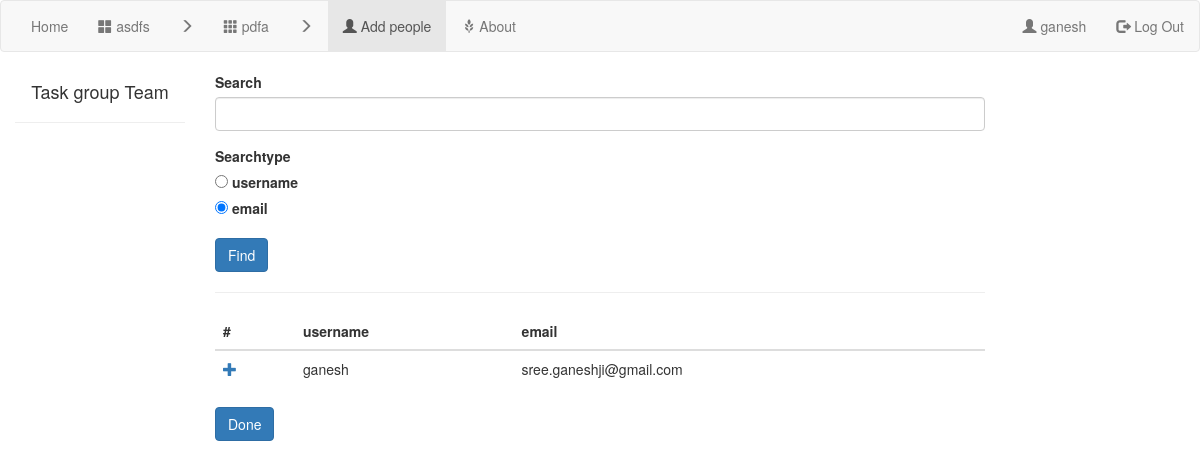
Screenshot of /1/1/chooseTaskGroupMates/ (signed in) with the database file from the repository.
### projectMgr/models.py (models this page shows)
class Project(models.Model):
    name = models.CharField(max_length=100)
    people = models.ManyToManyField(User,related_name="project_set")
    description = models.TextField()
    isArchived = models.BooleanField(default=False)
    comment = models.ManyToManyField(Comment)
    created = models.DateTimeField(auto_now=True)
    createdBy = models.ForeignKey(User,on_delete=models.CASCADE,related_name="projectIcreated",null=True)
    deadLine = models.DateTimeField(null=True)
    pass

class TaskGroup(models.Model):
    name = models.CharField(max_length=100)
    creator = models.ForeignKey(User,on_delete=models.CASCADE,related_name='taskgroupIcreated',null=True)
    description = models.TextField()
    project = models.ForeignKey(Project,on_delete=models.CASCADE,related_name="taskgroup_set",null=True)
    comment = models.ManyToManyField(Comment)
    people = models.ManyToManyField(User)
    created = models.DateTimeField(auto_now=True)
    DeadLine = models.DateTimeField(null=True)

class User(AbstractUser):
    profilePicture = models.CharField(max_length=200,null=True)
    fullName = models.CharField(max_length=100,null=True)
    bio = models.CharField(null=True,max_length=500)
    pass

### projectMgr/views.py (the view)
# urls.py: path('<int:projectid>/<int:taskGroupId>/chooseTaskGroupMates/',views.chooseTaskGroupMates2,name='chooseTaskGroupMates'),
def chooseTaskGroupMates2(request: HttpRequest, projectid, taskGroupId):
    if not request.user.is_authenticated:
        return redirect('projectMgr:homepage')
    thisTaskGroup = models.TaskGroup.objects.get(id=taskGroupId)
    thisTaskProject = thisTaskGroup.project
    result = thisTaskProject.people.all().exclude(
        username__in=[person.username for person in thisTaskGroup.people.all()])[:20]
    if request.method == 'POST':
        form = forms.chooseMates2(request.POST)
        if form.is_valid():
            search = form.cleaned_data['search']
            searchType = form.cleaned_data['searchType']
            if searchType == 'email':
                result = thisTaskProject.people.filter(email__contains=search).exclude(
                    username__in=[person.username for person in thisTaskGroup.people.all()])[:20]
            elif searchType == 'username':
                result = thisTaskProject.people.filter(username__contains=search).exclude(
                    username__in=[person.username for person in thisTaskGroup.people.all()])[:20]
    else:
        form = forms.chooseMates2()
    return render(request, 'projectMgr/selectTaskGroupMates.html',
                  {'form':form,'results':result, 'project': models.Project.objects.get(id=projectid), 'task': thisTaskGroup, "thisUser": request.user})

### projectMgr/forms.py
class chooseMates2(forms.Form):
    search = forms.CharField(max_length=200, required=False)
    searchType = forms.ChoiceField(choices=[['username', 'username'], ['email', 'email']], required=False,
                                   widget=forms.RadioSelect, initial='email')

### projectMgr/templates/projectMgr/selectTaskGroupMates.html (shortened to what this page needs)
{% extends 'projectMgr/base.html' %}
{% block leftnav %}
<li><a href="{% url 'projectMgr:projectDetail' project.id %}" ><span class="glyphicon glyphicon-th-large"></span> {{project.name}}</a></li>
<li><a href="" ><span class="glyphicon glyphicon-menu-right"></span></a></li>
<li><a href="{% url 'projectMgr:taskGroupDetail' project.id task.id %}" ><span class="glyphicon glyphicon-th"></span> {{task.name}}</a></li>
<li><a href="" ><span class="glyphicon glyphicon-menu-right"></span></a></li>
<li class="active"><a href="" ><span class="glyphicon glyphicon-user"></span> Add people</a></li>
{% endblock %}
{% block body %}
    {% load crispy_forms_tags %}
     <form action="{% url 'projectMgr:chooseTaskGroupMates' project.id task.id %}" method="post">
     {{ form|crispy }}
     <input type="submit" value="Find" class="btn btn-primary" >
         <hr>
    </form>
    <table class="table">
  <thead class="thead-light">
    <tr>
      <th scope="col">#</th>
      <th scope="col">username</th>
      <th scope="col">email</th>
    </tr>
  </thead>
  <tbody>
  {% for person in results %}
      <tr>
          <th scope="row"> <a href="{% url 'projectMgr:addToTaskGroup' project.id task.id person.id %}"> <span class="glyphicon glyphicon-plus"></span> </a></th>
      <td>{{person.username}}</td>
      <td>
          {{person.email}}
      </td>
    </tr>
  {% endfor %}
  </tbody>
</table>
    <button class="btn btn-primary" onclick="window.location.href = '{% url 'projectMgr:taskGroupDetail' project.id task.id %}';">Done</button>
{% endblock %}
{% block sidenav %}
    <h4>Task group Team</h4>
    <hr>
{% endblock %}

### projectMgr/templates/projectMgr/base.html (shortened to what this page needs)
<!DOCTYPE html>
<html lang="en">
 {% load static %}
<link rel="stylesheet" type="text/css" href="{% static 'projectMgr/styles.css' %}">
  <link rel="stylesheet" href="https://maxcdn.bootstrapcdn.com/bootstrap/3.4.1/css/bootstrap.min.css">
<nav class="navbar navbar-default ">
    <div class="container-fluid">
        <ul class="nav navbar-nav">
            <li class="nav-item"><a href="{% url 'projectMgr:homepage' %}">Home</a></li>
            {% block leftnav %}
            {% endblock %}
            <li><a href="{% url 'projectMgr:about' %}"><span class="glyphicon glyphicon-grain"></span> About</a></li>
        </ul>
        <ul class="nav navbar-nav navbar-right">
            {% block rightnav %}
                {% if thisUser %}
                    <li><a href="{% url 'projectMgr:userinfo' %}"><span class="glyphicon glyphicon-user"></span> {{ thisUser.username }}</a></li>
                    <li><a href="{% url 'projectMgr:logout' %}"><span class="glyphicon glyphicon-log-out"></span> Log Out</a></li>
                {% else %}
                    <li><a href="{% url 'projectMgr:signin' %}"><span class="glyphicon glyphicon-log-in"></span> Log In</a></li>
                    <li><a href="{% url 'projectMgr:signup' %}"><span class="glyphicon glyphicon-user"></span> Sign Up</a></li>
                {% endif %}
            {% endblock %}
        </ul>
    </div>
</nav>
<div class="container-fluid text-center">
    <div class="row content">
        <div class="col-sm-2 sidenav">
            {% block sidenav %}{% endblock %}
        </div>
        <div class="col-sm-8 text-left">
        {% block body %}{% endblock %}
        </div>
    </div>
</div>
</html>

### rows the page displays
Project: name "asdfs"
TaskGroup: name "pdfa"
User: username "ganesh", email "sree.ganeshji@gmail.com"
